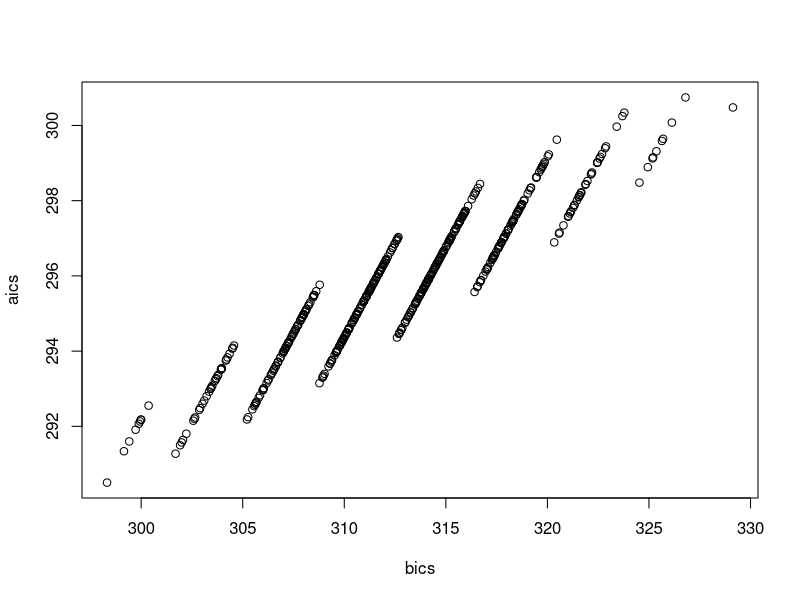

The R source for this figure:
## given set of regressors, fit all unique combinations and store results in list
## requires gtools for combinations() function
 

lm.allcombs <- function(df, yname) {
  ## dependencies: gtools()
  ## warning: number of models fit increases exponentially with ncol(df)

  ## model comparison ----
  
  xnames <- names(df)[-grep(yname, names(df))]
  nvars  <- length(xnames)  ## num explanatory vars
  combs  <- lapply(1:nvars, function(x) gtools::combinations(n = nvars, r = x))  ## unique combos for each number of vars
  nmods  <- sum(sapply(combs, nrow))  ## total num models
  lmods  <- vector("list", nmods)  ## output list
  
  a <- 1
  for (ii in seq_along(combs)) {  ## along number of vars
    
    combs.ii <- combs[[ii]]
    
    for (jj in seq_len(nrow(combs.ii))) {  ## along unique combos
      
      xnames.jj <- xnames[combs.ii[jj, ]]
      
      lmform <- as.formula(paste0(yname, " ~ ", paste0(xnames.jj, collapse = " + ")))
      
      lmods[[a]] <- lm(lmform, df[, c(xnames.jj, yname)])
      
      a <- a + 1
      
    }
    
  }
  
  lmods
  
}


## use ----

df <- as.data.frame(matrix(rnorm(1000), ncol = 10))

l <- lm.allcombs(df, "V8")  ## to use

bics <- sapply(l, BIC)
aics <- sapply(l, AIC)

plot(bics, aics)  ## how great is spread between best and next-best models?

l[order(bics)[1:4]]  ## best 4
l[order(aics)[1:4]]  ## best 4

fit.best <- l[[which.min(bics)]]
fit.best.coef <- coef(summary(fit.best))
iv.best <- names(coef(fit.best))[-1]  ## explanatory variables w/ lowest BIC
